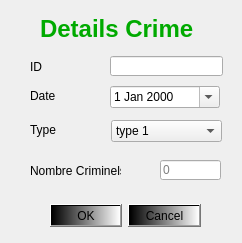
<?xml version="1.0" encoding="UTF-8"?>
<ui version="4.0">
 <class>add_crime</class>
 <widget class="QDialog" name="add_crime">
  <property name="geometry">
   <rect>
    <x>0</x>
    <y>0</y>
    <width>242</width>
    <height>243</height>
   </rect>
  </property>
  <property name="windowTitle">
   <string>Dialog</string>
  </property>
  <widget class="QLabel" name="label">
   <property name="geometry">
    <rect>
     <x>40</x>
     <y>9</y>
     <width>161</width>
     <height>41</height>
    </rect>
   </property>
   <property name="styleSheet">
    <string notr="true">color: rgb(255, 85, 0);</string>
   </property>
   <property name="text">
    <string>&lt;html&gt;&lt;head/&gt;&lt;body&gt;&lt;p&gt;&lt;span style=&quot; font-size:18pt; font-weight:600; color:#00aa00;&quot;&gt;Details Crime&lt;/span&gt;&lt;/p&gt;&lt;/body&gt;&lt;/html&gt;</string>
   </property>
  </widget>
  <widget class="QLabel" name="label_3">
   <property name="geometry">
    <rect>
     <x>30</x>
     <y>89</y>
     <width>47</width>
     <height>14</height>
    </rect>
   </property>
   <property name="text">
    <string>Date</string>
   </property>
  </widget>
  <widget class="QLineEdit" name="nb_criminel">
   <property name="geometry">
    <rect>
     <x>160</x>
     <y>160</y>
     <width>61</width>
     <height>20</height>
    </rect>
   </property>
   <property name="text">
    <string/>
   </property>
   <property name="readOnly">
    <bool>true</bool>
   </property>
   <property name="placeholderText">
    <string>0</string>
   </property>
  </widget>
  <widget class="QLineEdit" name="id">
   <property name="geometry">
    <rect>
     <x>110</x>
     <y>56</y>
     <width>113</width>
     <height>20</height>
    </rect>
   </property>
  </widget>
  <widget class="QLabel" name="label_4">
   <property name="geometry">
    <rect>
     <x>30</x>
     <y>122</y>
     <width>71</width>
     <height>16</height>
    </rect>
   </property>
   <property name="text">
    <string>Type</string>
   </property>
  </widget>
  <widget class="QLabel" name="label_5">
   <property name="geometry">
    <rect>
     <x>30</x>
     <y>163</y>
     <width>91</width>
     <height>16</height>
    </rect>
   </property>
   <property name="text">
    <string>Nombre Criminels</string>
   </property>
  </widget>
  <widget class="QDialogButtonBox" name="buttonBox">
   <property name="geometry">
    <rect>
     <x>50</x>
     <y>200</y>
     <width>151</width>
     <height>32</height>
    </rect>
   </property>
   <property name="styleSheet">
    <string notr="true">
background-color: qlineargradient(spread:pad, x1:0, y1:0, x2:1, y2:0, stop:0 rgba(0, 0, 0, 255), stop:1 rgba(255, 255, 255, 255));</string>
   </property>
   <property name="orientation">
    <enum>Qt::Horizontal</enum>
   </property>
   <property name="standardButtons">
    <set>QDialogButtonBox::Cancel|QDialogButtonBox::Ok</set>
   </property>
  </widget>
  <widget class="QLabel" name="label_2">
   <property name="geometry">
    <rect>
     <x>30</x>
     <y>60</y>
     <width>47</width>
     <height>14</height>
    </rect>
   </property>
   <property name="text">
    <string>ID</string>
   </property>
  </widget>
  <widget class="QComboBox" name="type">
   <property name="geometry">
    <rect>
     <x>111</x>
     <y>120</y>
     <width>111</width>
     <height>22</height>
    </rect>
   </property>
   <property name="autoFillBackground">
    <bool>true</bool>
   </property>
   <item>
    <property name="text">
     <string>type 1</string>
    </property>
   </item>
   <item>
    <property name="text">
     <string>type 2</string>
    </property>
   </item>
   <item>
    <property name="text">
     <string>type 3</string>
    </property>
   </item>
  </widget>
  <widget class="QDateEdit" name="date">
   <property name="geometry">
    <rect>
     <x>110</x>
     <y>86</y>
     <width>110</width>
     <height>22</height>
    </rect>
   </property>
   <property name="calendarPopup">
    <bool>true</bool>
   </property>
  </widget>
 </widget>
 <resources/>
 <connections/>
</ui>
